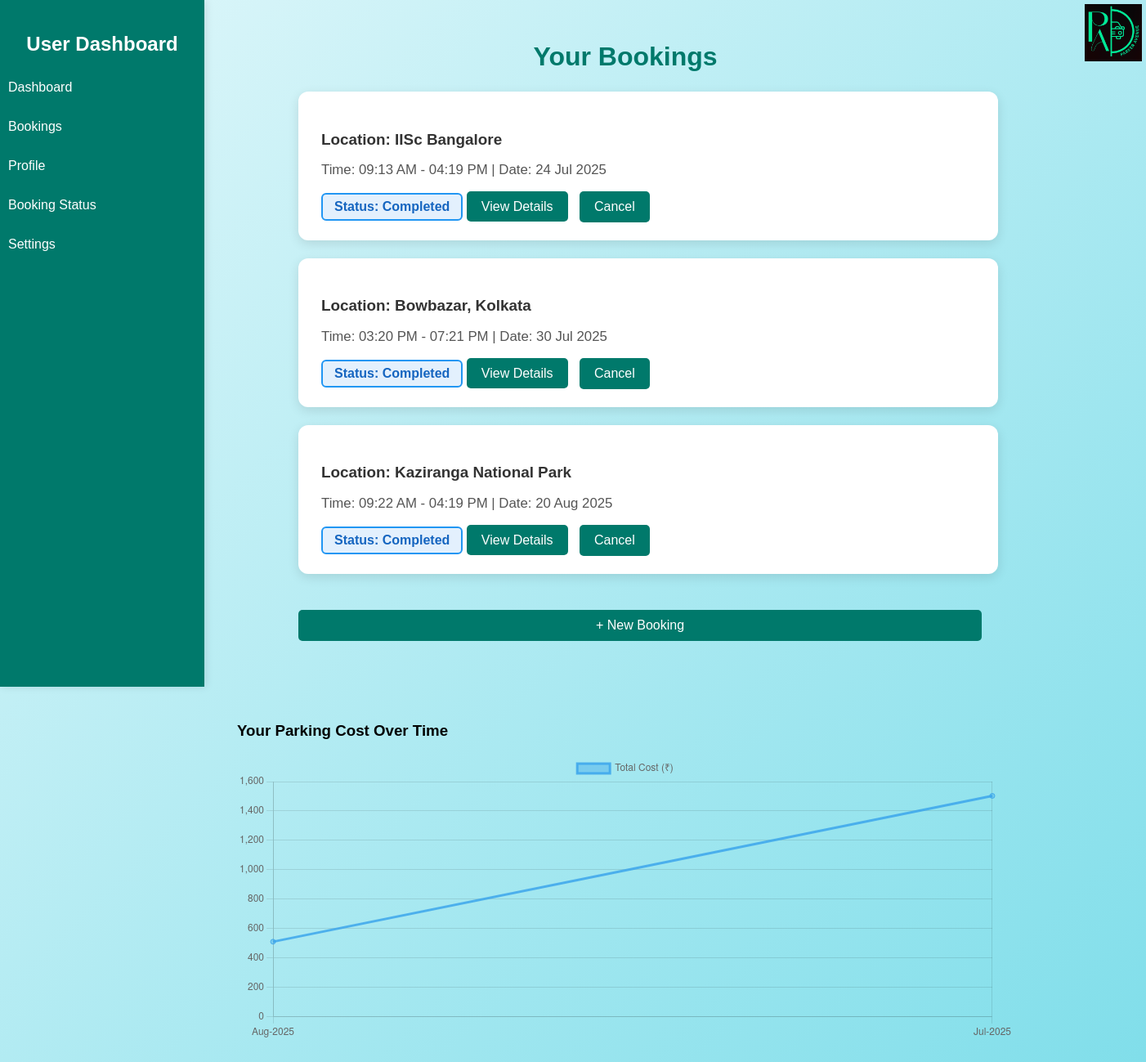
/user_bookings (signed in), run on the app's committed database.
### models.py (models this page shows, shortened)
class Reservation(db.Model):
    id = db.Column(db.Integer, primary_key=True)
    spot_id = db.Column(db.Integer, db.ForeignKey('parking_spot.id'), nullable=False)
    user_id = db.Column(db.Integer, db.ForeignKey('user.id'), nullable=False)
    vehicle_id = db.Column(db.Integer, db.ForeignKey('vehicle.id'), nullable=True)
    parking_timestamp = db.Column(db.DateTime, default=datetime.utcnow)
    leaving_timestamp = db.Column(db.DateTime, nullable=True)
    cost_per_hour = db.Column(db.Float, nullable=False)
    total_cost = db.Column(db.Float, default=0.0)
    status = db.Column(db.String(20), default='Pending')

class ParkingLot(db.Model):
    id = db.Column(db.Integer, primary_key=True)
    prime_location_name = db.Column(db.String(150), nullable=False)
    price_per_hour = db.Column(db.Float, nullable=False)
    address = db.Column(db.String(200), nullable=False)
    pin_code = db.Column(db.String(12), nullable=False)
    max_spots = db.Column(db.Integer, nullable=False)
    spots = db.relationship('ParkingSpot', backref='lot', lazy=True)

### app.py (the view)
@app.route('/user_bookings')
@login_required
def user_bookings():
    user = User.query.get(session['user_id'])
    reservations = Reservation.query.filter_by(user_id=session['user_id']).all()
    lot_counts = {}
    for r in reservations:
        lot_name = r.spot.lot.prime_location_name
        lot_counts[lot_name] = lot_counts.get(lot_name, 0) + 1
    user_lot_names = list(lot_counts.keys())
    user_bookings_counts = list(lot_counts.values())
    cost_by_month = {}
    for r in reservations:
        if r.leaving_timestamp:
            month = r.parking_timestamp.strftime('%b-%Y')
            cost_by_month[month] = cost_by_month.get(month, 0) + (r.total_cost or 0)
    user_months = sorted(cost_by_month.keys())
    user_costs = [cost_by_month[month] for month in user_months]
    return render_template('user_bookings.html', reservations=reservations, now=datetime.utcnow(),
                           user=user, lot_counts=lot_counts, user_lot_names=user_lot_names,user_bookings_counts=user_bookings_counts, user_months=user_months, user_costs=user_costs)

### app.py (called while the page is built)
def login_required(f):
    @wraps(f)
    def decorated_function(*args, **kwargs):
        if 'user_id' not in session:
            flash('Please log in first', 'danger')
            return redirect(url_for('user_login'))
        return f(*args, **kwargs)
    return decorated_function

### templates/user_bookings.html (shortened to what this page needs)
<!DOCTYPE html>
<html lang="en">
<head>
</head>
<body>
  <div class="sidebar">
    <h2>User Dashboard</h2>
    <a href="{{ url_for('user_dashboard') }}">Dashboard</a>
    <a href="{{ url_for('user_bookings') }}">Bookings</a>
    <a href="{{ url_for('user_profile') }}">Profile</a>
    {% if reservations and reservations|length > 0 %}
      <a href="{{ url_for('book_status', booking_id=reservations[0].id) }}">Booking Status</a>
    {% else %}
      <span><b>No bookings yet</b></span>
    {% endif %}
    <a href="{{ url_for('settings') }}">Settings</a>
  </div>
  <div class="main-content">
    <div class="logo-container">
      <img src="{{ url_for('static', filename='../static/images/parker_avenue_logo.png') }}" alt=" ">
    </div>
    <h1>Your Bookings</h1>
    <div class="booking-list">
      {% if reservations and reservations|length > 0 %}
        {% for booking in reservations %}
          <div class="booking-card">
            <h4>Location: {{ booking.spot.lot.prime_location_name }}</h4>
            <p>
              Time: {{ booking.parking_timestamp.strftime('%I:%M %p') }}
              {% if booking.leaving_timestamp %}
                - {{ booking.leaving_timestamp.strftime('%I:%M %p') }}
              {% endif %}
              | Date: {{ booking.parking_timestamp.strftime('%d %b %Y') }}
            </p>
            {% if booking.status == "Rejected" %}
              <span class="status rejected-status">Status: Rejected</span>
            {% elif booking.status == "Cancelled" %}
              <span class="status cancelled-status">Status: Cancelled</span>
            {% elif booking.leaving_timestamp and booking.leaving_timestamp.date() < now.date() %}
              <span class="status completed-status">Status: Completed</span>
            {% else %}
              <span class="status confirmed-status">Status: Confirmed</span>
            {% endif %}
            <a class="btn" href="{{ url_for('book_status', booking_id=booking.id) }}">View Details</a>
            {% if booking.status not in ["Completed", "Cancelled", "Rejected"] %}
              <form action="{{ url_for('cancel_booking', booking_id=booking.id) }}" method="post" style="display:inline;">
                <button class="btn cancel-btn" type="submit" onclick="return confirm('Cancel this booking?');">Cancel</button>
              </form>
            {% endif %}
          </div>
        {% endfor %}
      {% else %}
        <p>No bookings found.</p>
      {% endif %}
    </div>
    <div class="new-booking">
      <a class="btn new-booking" href="{{ url_for('booking_process') }}">+ New Booking</a>
    </div>
  </div>
  <div class="chart-section">
    <h3>Your Parking Cost Over Time</h3>
    <canvas id="userCostLine" width="600" height="220"></canvas>
  </div>
  <script>
  const userMonths = {{ user_months|tojson }};
  const userCosts = {{ user_costs|tojson }};
  new Chart(document.getElementById('userCostLine').getContext('2d'), {
    type: 'line',
    data: {
        labels: userMonths,
        datasets: [{
            label: 'Total Cost (₹)',
            data: userCosts,
            fill: false,
            borderColor: 'rgba(54, 162, 235, 0.8)',
            backgroundColor: 'rgba(54, 162, 235, 0.4)',
            tension: 0.1
        }]
      },
      options: {
        responsive: true,
        plugins: {
            legend: { display: true }
        },
        scales: {
            y: { beginAtZero: true }
        }
      }
    });
  </script>
</body>
</html>

### templates/user_bookings.html (style rules this page uses)
html, body { height: 100%; margin: 0; padding: 0; }
body { min-height: 100vh; background: linear-gradient(135deg, #e0f7fa, #80deea); font-family: 'Arial', sans-serif; }
.sidebar { position: fixed; l eft: 0; top: 0; width: 250px; height: 100vh; background-color: #00796b; color: white; padding: 20px 0 20px 0; box-shadow: 2px 0 10px rgba(0, 0, 0, 0.1); z-index: 10; overflow-y: auto; }
.sidebar h2 { margin-bottom: 20px; font-size: 1.5rem; text-align: center; }
.sidebar a { display: block; color: white; text-decoration: none; padding: 10px; margin-bottom: 10px; transition: background-color 0.3s; }
.main-content { margin-left: 250px; padding: 30px 40px 30px 40px; max-width: 950px; min-width: 500px; }
.main-content h1 { color: #00796b; margin-bottom: 24px; text-align: center; }
.booking-list { display: flex; flex-direction: column; gap: 22px; width: 100%; max-width: 800px; margin: 0 auto; }
.booking-card { background-color: #fff; border-radius: 12px; padding: 22px 28px; box-shadow: 0 4px 14px rgba(0, 0, 0, 0.11); transition: transform 0.3s; width: 100%; }
.booking-card h4 { color: #333; margin-bottom: 10px; font-size: 1.18rem; }
.booking-card p { color: #555; margin-bottom: 10px; font-size: 1.05rem; }
.status { font-weight: bold; padding: 6px 14px; border-radius: 6px; display: inline-block; font-size: 1rem; }
.completed-status { background-color: #e3f0fd; color: #1565c0; border: 2px solid #2196f3; }
.cancel-btn { background-color: #ef6c00; margin-left: 10px; }
.btn { background-color: #00796b; color: white; border: none; padding: 10px 18px; border-radius: 5px; cursor: pointer; transition: background-color 0.3s; text-decoration: none; font-size: 1rem; margin-top: 6px; }
.btn.new-booking { margin-top: 22px; display: inline-block; }
.new-booking { width: 100%; max-width: 800px; margin: 22px auto 0 auto; text-align: center; }
.logo-container { position: absolute; top: 5px; right: 5px; text-align: right; }
.logo-container img { height: auto; width: 70px; }
.chart-section { margin-left: 250px; margin-top: 30px; padding: 20px 40px 40px 40px; width: calc(100% - 250px); max-width: 950px; min-width: 500px; }

### data on the page
Reservation: spot.lot.prime_location_name "IISc Bangalore", parking_timestamp "09:13 AM", leaving_timestamp "04:19 PM", parking_timestamp "24 Jul 2025", status "Status: Completed"
Reservation: spot.lot.prime_location_name "Bowbazar, Kolkata", parking_timestamp "03:20 PM", leaving_timestamp "07:21 PM", parking_timestamp "30 Jul 2025", status "Status: Completed"
Reservation: spot.lot.prime_location_name "Kaziranga National Park", parking_timestamp "09:22 AM", leaving_timestamp "04:19 PM", parking_timestamp "20 Aug 2025", status "Status: Completed"

### other printed values
chart data {{ user_costs|tojson }} [511.52, 1502.75]
